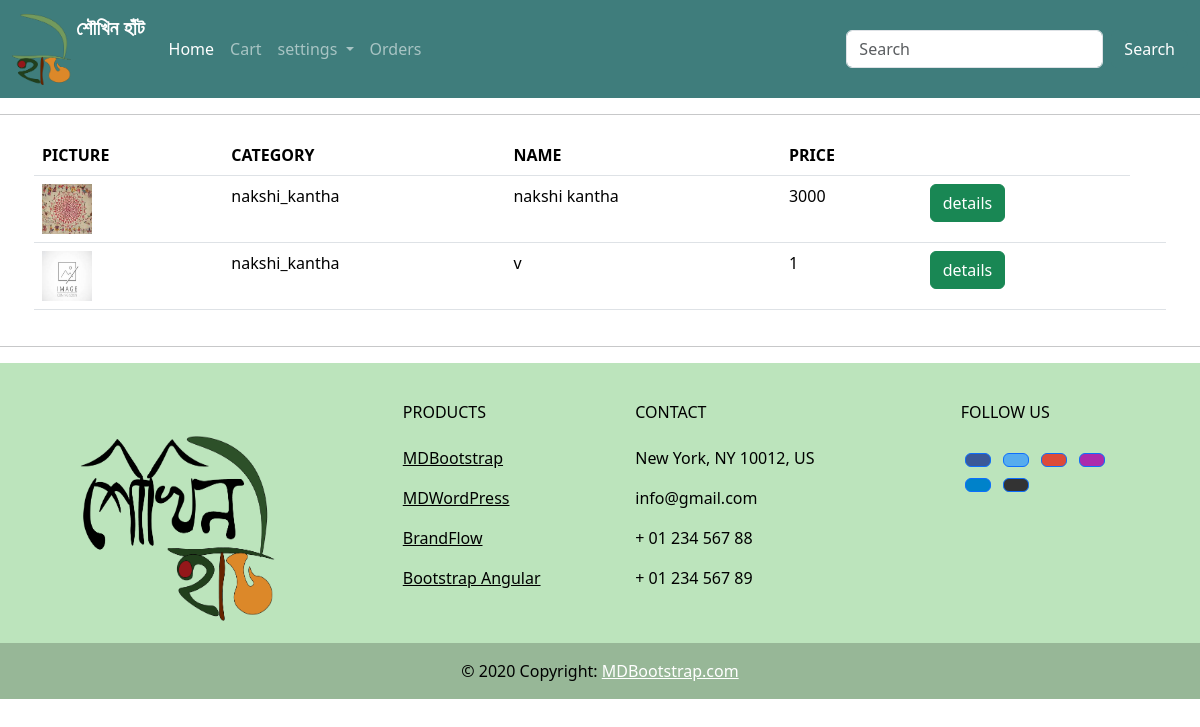
The page /category_nakshi_kantha/ on the database as committed earlier.
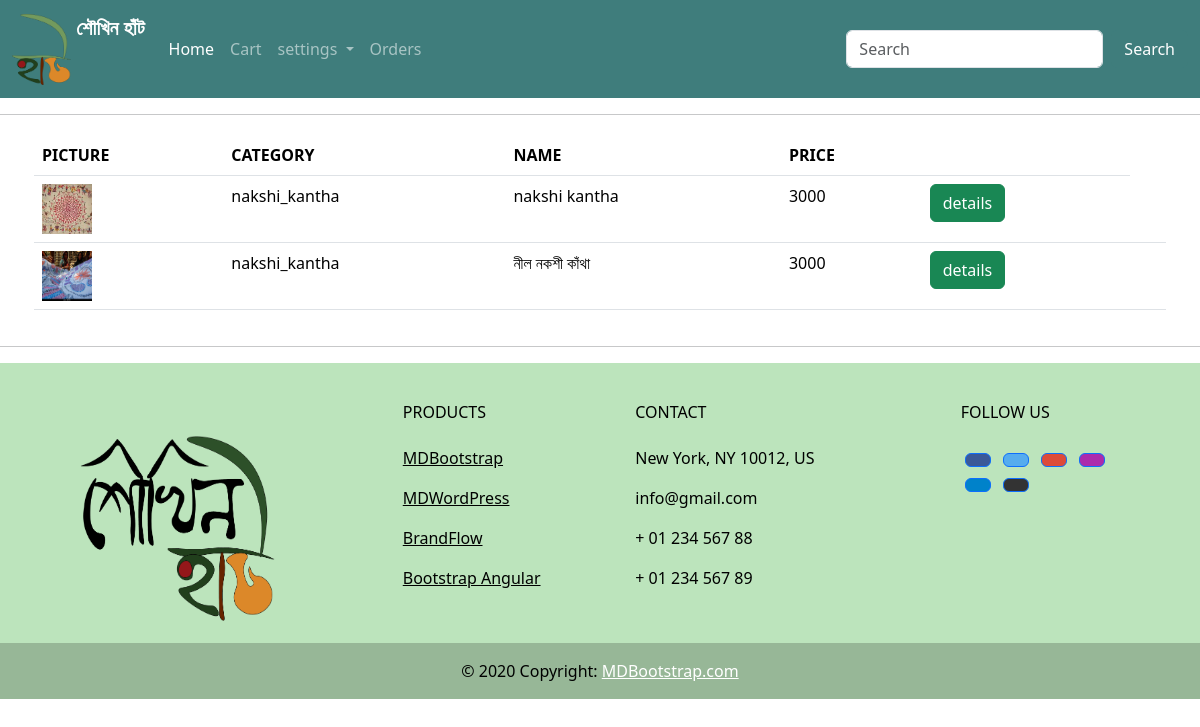
The same page on the database as committed later.
### shoukhin/models.py (models this page shows, shortened)
class product(models.Model):
    CATEGORY_CHOICES = CATEGORY_CHOICES = [
        ('jute', 'Jute'),
        ('clothing', 'Clothing'),
        ('jewellery', 'Jewellery'),
        ('food', 'Food'),
        ('home_decor', 'Home Decor'),
        ('pottery', 'Pottery'),
        ('nakshi_kantha', 'Nakshi Kantha'),
        ('others', 'Others'),
    ]
    name = models.CharField(max_length=200)
    price = models.IntegerField()
    description = models.TextField(blank=True,null=True)
    measurements = models.CharField(max_length=300)
    category = models.CharField(max_length=100, choices=CATEGORY_CHOICES, default='others')
    image = models.ImageField(upload_to='static/images', blank=True, null=True, default='static/images/default_no_img.jfif')
    stock = models.IntegerField(default=0)

### shoukhin/views.py (the view)
# urls.py: path('category_nakshi_kantha/',s_view.category_nakshi_kantha, name='category_nakshi_kantha'),
def category_nakshi_kantha(request):
    pro = product.objects.all()
    context={
        'product':pro,
    }
    return  render(request,template_name='body/category_nakshi_kantha.html',context=context)

### shoukhin/template/body/category_nakshi_kantha.html (shortened to what this page needs)
{% extends 'body/main.html' %}
{% load static %}
{% block content %}
<table class="table">
  <thead class="thead-dark">
    <tr>
      <th scope="col">PICTURE</th>
      <th scope="col">CATEGORY</th>
      <th scope="col">NAME</th>
      <th scope="col">PRICE</th>
      <th> </th>
    </tr>
  </thead>
  <tbody>
  {% for p in product %}
    {% if p.category == 'nakshi_kantha' %}
    <tr>
      <td><img src = "{{p.image.url}}" style="height:50px ; width:50px"></td>
      <td>{{p.category}}</td>
      <td>{{p.name}}</td>
      <td>{{p.price}}</td>
      <td><a href="{% url 'view_product' p.id %}" class="btn btn-success ">details</a></td>
      <td>
      </td>
    </tr>
   {% endif %}
  {% endfor %}
  </tbody>
</table>
{% endblock %}

Rows that differ between the two databases and show on the page:
removed product: image (placeholder picture), category "nakshi_kantha", name "v", price "1"
added product: image (picture), category "nakshi_kantha", name "নীল নকশী কাঁথা", price "3000"
